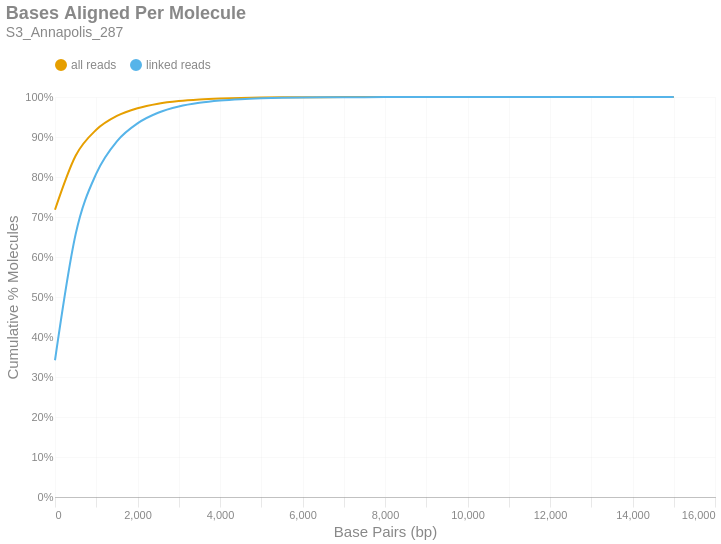

The notebook cell this image was saved under:
### Markdown cell above
### Bases Aligned Per Molecule
This is a cumulative frequency distribution showing the number of base pairs aligned per unique molecule. These data are shown in 500 bp bins. There are two distributions: one with `all reads` (yellow) and another with only `linked reads` (blue). The percent of molecules in the `linked reads` distribution is relative to the total number of linked molecules.

### Code cell
if SKIPLR:
    print_html(f"Skipped")
else:
    binned_df = consolidated_hist(valids['aligned_bp'], mask, 500, True)
    with SafeRender(binned_df):
        (
            density_plot(binned_df, 'Bases Aligned Per Molecule', samplename, 'basesper')
            .encode(
                x=alt.X('bin:Q', title="Base Pairs (bp)").axis(tickMinStep=500).scale(padding=0),
                y=alt.Y('value:Q', title='Cumulative % Molecules')
                    .axis(format='%')
                    .scale(domain = [0,1])
                    .stack(False),
                color=alt.Color("key:N").scale(domain = ["all reads", "linked reads"]),
                tooltip = [
                    alt.Tooltip("key:N", title = "Data Type"),
                    alt.Tooltip("range_label:N", title="Bases Aligned Per Molecule"),
                    alt.Tooltip("value:Q", format = ".2%", title="% Molecules (Cum.)")
                ]
            )
        ).display()

### Figure 1 — Vega-Lite specification as saved in the notebook (floating-point values rounded to 4 significant figures)
{"width": "container", "height": 400, "config": {"title": {"anchor": "start", "dy": -15, "fontSize": 18, "color": "#888888", "subtitleColor": "#888888", "subtitleFontSize": 14}, "arc": {"fill": "#0072B2"}, "axis": {"domainColor": "#888888", "domainWidth": 0.5, "gridWidth": 0.2, "grid": false, "titleFontWeight": 400, "titleFontSize": 15, "labelFontSize": 11, "labelColor": "#888888", "tickColor": "#888888", "tickWidth": 0.2, "titleColor": "#888888"}, "axisBand": {"grid": false}, "axisX": {"grid": true, "tickSize": 10, "domainCap": "round"}, "axisY": {"domain": false, "grid": true, "tickSize": 0, "domainCap": "round"}, "background": "transparent", "header": {"labelFontSize": 15, "labelColor": "#888888", "titleFontSize": 15, "titleFontWeight": 600, "titleColor": "#888888"}, "legend": {"labelFont": "sans-serif", "labelFontSize": 12, "labelColor": "#888888", "symbolSize": 100, "symbolType": "circle", "titleFontSize": 12, "titlePadding": 10, "titleColor": "#888888", "title": null, "orient": "top"}, "range": {"category": ["#E69F00", "#56B4E9", "#009E73", "#F0E442", "#0072B2", "#D55E00", "#CC79A7", "#000000"], "diverging": ["#cfe8f3", "#a2d4ec", "#73bfe2", "#46abdb", "#1696d2", "#12719e"]}, "area": {"fill": "#0072B2", "fillOpacity": 0.7, "line": true, "strokeOpacity": 0.7}, "line": {"color": "#0072B2", "stroke": "#0072B2", "strokeWidth": 2}, "trail": {"color": "#0072B2", "stroke": "#0072B2", "strokeWidth": 0, "size": 1}, "point": {"filled": true, "fillOpacity": 1.0, "size": 95}, "text": {"color": "#888888", "fontSize": 11, "align": "right", "fontWeight": 400, "size": 11}, "bar": {"fill": "#0072B2", "stroke": null}, "view": {"stroke": null, "continuousWidth": 660, "continuousHeight": 400}}, "data": {"name": "data-aed2c8f742e244b6aa4fb543081915a7"}, "mark": {"type": "line", "interpolate": "monotone", "point": {"opacity": 0, "size": 275}}, "encoding": {"color": {"field": "key", "scale": {"domain": ["all reads", "linked reads"]}, "type": "nominal"}, "tooltip": [{"field": "key", "title": "Data Type", "type": "nominal"}, {"field": "range_label", "title": "Bases Aligned Per Molecule", "type": "nominal"}, {"field": "value", "format": ".2%", "title": "% Molecules (Cum.)", "type": "quantitative"}], "x": {"axis": {"tickMinStep": 500}, "field": "bin", "scale": {"padding": 0}, "title": "Base Pairs (bp)", "type": "quantitative"}, "y": {"axis": {"format": "%"}, "field": "value", "scale": {"domain": [0, 1]}, "stack": false, "title": "Cumulative % Molecules", "type": "quantitative"}}, "params": [{"name": "param_c36ac31b6afebe62", "select": {"type": "point", "fields": ["key"]}, "bind": "legend"}], "title": {"text": "Bases Aligned Per Molecule", "subtitle": "S3_Annapolis_287"}, "transform": [{"fold": ["all reads (cumsum)", "linked reads (cumsum)"]}, {"calculate": "replace(datum.key, ' (cumsum)', '')", "as": "key"}, {"filter": {"param": "param_c36ac31b6afebe62"}}], "usermeta": {"embedOptions": {"downloadFileName": "S3_Annapolis_287.basesper"}}, "$schema": "https://vega.github.io/schema/vega-lite/v6.1.0.json", "datasets": {"data-aed2c8f742e244b6aa4fb543081915a7": [{"bin": "0.0", "interval": "0.0-500.0", "all reads": 0.7181, "linked reads": 0.3419, "all reads (cumsum)": 0.7181, "linked reads (cumsum)": 0.3419, "range_label": "0-499"}, {"bin": "500.0", "interval": "500.0-1000.0", "all reads": 0.1351, "linked reads": 0.315, "all reads (cumsum)": 0.8532, "linked reads (cumsum)": 0.6569, "range_label": "500-999"}, {"bin": "1000.0", "interval": "1000.0-1500.0", "all reads": 0.06486, "linked reads": 0.1516, "all reads (cumsum)": 0.9181, "linked reads (cumsum)": 0.8085, "range_label": "1000-1499"}, {"bin": "1500.0", "interval": "1500.0-2000.0", "all reads": 0.03458, "linked reads": 0.08082, "all reads (cumsum)": 0.9526, "linked reads (cumsum)": 0.8893, "range_label": "1500-1999"}, {"bin": "2000.0", "interval": "2000.0-2500.0", "all reads": 0.01916, "linked reads": 0.04477, "all reads (cumsum)": 0.9718, "linked reads (cumsum)": 0.9341, "range_label": "2000-2499"}, {"bin": "2500.0", "interval": "2500.0-3000.0", "all reads": 0.01134, "linked reads": 0.02651, "all reads (cumsum)": 0.9831, "linked reads (cumsum)": 0.9606, "range_label": "2500-2999"}, {"bin": "3000.0", "interval": "3000.0-3500.0", "all reads": 0.006638, "linked reads": 0.01552, "all reads (cumsum)": 0.9898, "linked reads (cumsum)": 0.9761, "range_label": "3000-3499"}, {"bin": "3500.0", "interval": "3500.0-4000.0", "all reads": 0.003975, "linked reads": 0.009289, "all reads (cumsum)": 0.9937, "linked reads (cumsum)": 0.9854, "range_label": "3500-3999"}, {"bin": "4000.0", "interval": "4000.0-4500.0", "all reads": 0.00243, "linked reads": 0.005679, "all reads (cumsum)": 0.9962, "linked reads (cumsum)": 0.9911, "range_label": "4000-4499"}, {"bin": "4500.0", "interval": "4500.0-5000.0", "all reads": 0.001468, "linked reads": 0.003431, "all reads (cumsum)": 0.9976, "linked reads (cumsum)": 0.9945, "range_label": "4500-4999"}, {"bin": "5000.0", "interval": "5000.0-5500.0", "all reads": 0.0008899, "linked reads": 0.00208, "all reads (cumsum)": 0.9985, "linked reads (cumsum)": 0.9966, "range_label": "5000-5499"}, {"bin": "5500.0", "interval": "5500.0-6000.0", "all reads": 0.0005385, "linked reads": 0.001259, "all reads (cumsum)": 0.9991, "linked reads (cumsum)": 0.9978, "range_label": "5500-5999"}, {"bin": "6000.0", "interval": "6000.0-6500.0", "all reads": 0.0003401, "linked reads": 0.000795, "all reads (cumsum)": 0.9994, "linked reads (cumsum)": 0.9986, "range_label": "6000-6499"}, {"bin": "6500.0", "interval": "6500.0-7000.0", "all reads": 0.0002105, "linked reads": 0.0004919, "all reads (cumsum)": 0.9996, "linked reads (cumsum)": 0.9991, "range_label": "6500-6999"}, {"bin": "7000.0", "interval": "7000.0-7500.0", "all reads": 0.0001371, "linked reads": 0.0003204, "all reads (cumsum)": 0.9998, "linked reads (cumsum)": 0.9994, "range_label": "7000-7499"}, {"bin": "7500.0", "interval": "7500.0-8000.0", "all reads": 8.611e-05, "linked reads": 0.0002013, "all reads (cumsum)": 0.9998, "linked reads (cumsum)": 0.9996, "range_label": "7500-7999"}, {"bin": "8000.0", "interval": "8000.0-8500.0", "all reads": 5.391e-05, "linked reads": 0.000126, "all reads (cumsum)": 0.9999, "linked reads (cumsum)": 0.9998, "range_label": "8000-8499"}, {"bin": "8500.0", "interval": "8500.0-9000.0", "all reads": 3.41e-05, "linked reads": 7.97e-05, "all reads (cumsum)": 0.9999, "linked reads (cumsum)": 0.9999, "range_label": "8500-8999"}, {"bin": "9000.0", "interval": "9000.0-9500.0", "all reads": 2.084e-05, "linked reads": 4.87e-05, "all reads (cumsum)": 1.0, "linked reads (cumsum)": 0.9999, "range_label": "9000-9499"}, {"bin": "9500.0", "interval": "9500.0-10000.0", "all reads": 1.412e-05, "linked reads": 3.301e-05, "all reads (cumsum)": 1.0, "linked reads (cumsum)": 0.9999, "range_label": "9500-9999"}, {"bin": "10000.0", "interval": "10000.0-10500.0", "all reads": 7.406e-06, "linked reads": 1.731e-05, "all reads (cumsum)": 1.0, "linked reads (cumsum)": 1.0, "range_label": "10000-10499"}, {"bin": "10500.0", "interval": "10500.0-11000.0", "all reads": 7.233e-06, "linked reads": 1.691e-05, "all reads (cumsum)": 1.0, "linked reads (cumsum)": 1.0, "range_label": "10500-10999"}, {"bin": "11000.0", "interval": "11000.0-11500.0", "all reads": 4.306e-06, "linked reads": 1.006e-05, "all reads (cumsum)": 1.0, "linked reads (cumsum)": 1.0, "range_label": "11000-11499"}, {"bin": "11500.0", "interval": "11500.0-12000.0", "all reads": 1.894e-06, "linked reads": 4.428e-06, "all reads (cumsum)": 1.0, "linked reads (cumsum)": 1.0, "range_label": "11500-11999"}, {"bin": "12000.0", "interval": "12000.0-12500.0", "all reads": 2.239e-06, "linked reads": 5.233e-06, "all reads (cumsum)": 1.0, "linked reads (cumsum)": 1.0, "range_label": "12000-12499"}, {"bin": "12500.0", "interval": "12500.0-13000.0", "all reads": 1.55e-06, "linked reads": 3.623e-06, "all reads (cumsum)": 1.0, "linked reads (cumsum)": 1.0, "range_label": "12500-12999"}, {"bin": "13000.0", "interval": "13000.0-13500.0", "all reads": 1.55e-06, "linked reads": 3.623e-06, "all reads (cumsum)": 1.0, "linked reads (cumsum)": 1.0, "range_label": "13000-13499"}, {"bin": "13500.0", "interval": "13500.0-14000.0", "all reads": 1.722e-07, "linked reads": 4.025e-07, "all reads (cumsum)": 1.0, "linked reads (cumsum)": 1.0, "range_label": "13500-13999"}, {"bin": "14000.0", "interval": "14000.0-14500.0", "all reads": 5.167e-07, "linked reads": 1.208e-06, "all reads (cumsum)": 1.0, "linked reads (cumsum)": 1.0, "range_label": "14000-14499"}, {"bin": "14500.0", "interval": "14500.0-15000.0", "all reads": 0.0, "linked reads": 0.0, "all reads (cumsum)": 1.0, "linked reads (cumsum)": 1.0, "range_label": "14500-14999"}, {"bin": "15000.0", "interval": "15000.0-15500.0", "all reads": 1.722e-07, "linked reads": 4.025e-07, "all reads (cumsum)": 1.0, "linked reads (cumsum)": 1.0, "range_label": "15000-15499"}]}}
